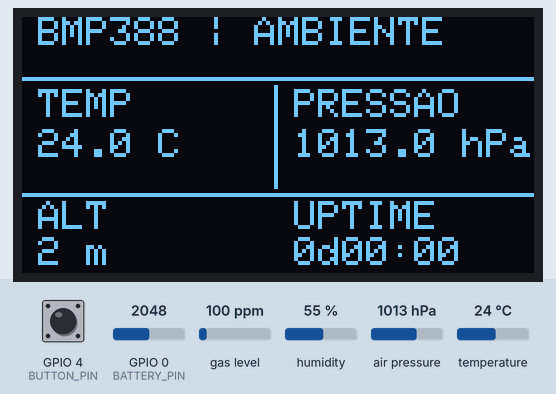
The sketch below on a simulated ESP32-C3. Parts: 128×64 one-colour display. Inputs (shaded band) come from the test bench; at power-on: GPIO 4 (BUTTON_PIN) HIGH, GPIO 0 (BATTERY_PIN) = 2048, gas level 100 ppm, humidity 55 %, air pressure 1013 hPa, temperature 24 °C. EEPROM starts erased; what the sketch prints to the serial monitor is not drawn.

Above: at 1.2 s.
1.3 s: GPIO 4 (BUTTON_PIN) pulled LOW for 0.15 s
At 2.1 s:
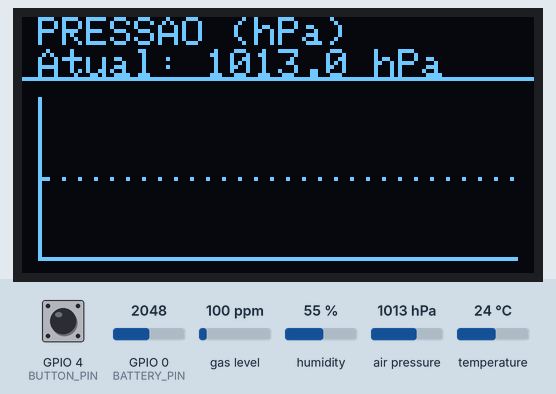
5.5 s: GPIO 4 (BUTTON_PIN) pulled LOW for 1 s
At 6.9 s:
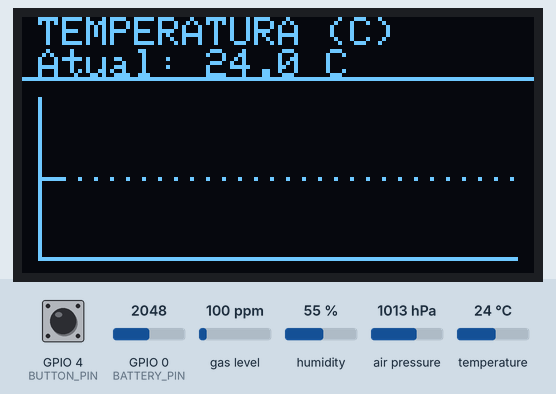
10.6 s: GPIO 4 (BUTTON_PIN) pulled LOW for 0.15 s
At 14.1 s:
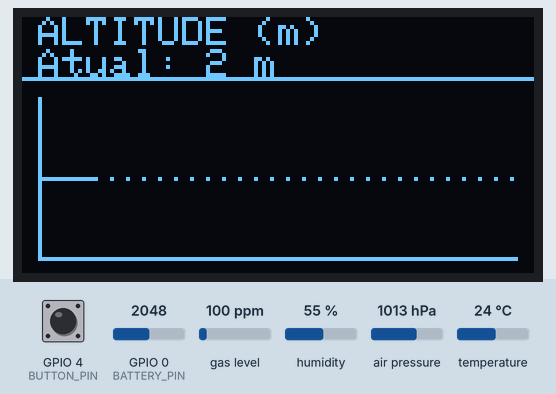
14.8 s: GPIO 4 (BUTTON_PIN) pulled LOW for 3.2 s
At 15.7 s:
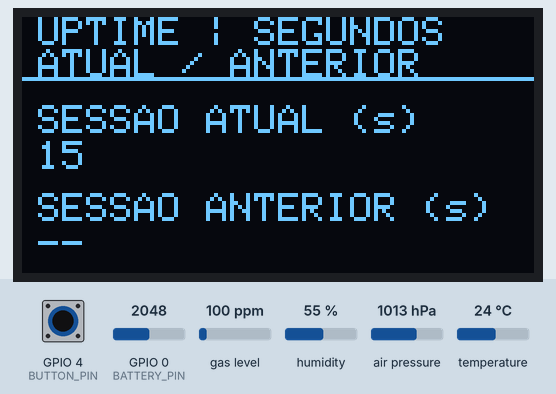
19.7 s: GPIO 4 (BUTTON_PIN) pulled LOW for 0.15 s
At 20.9 s:
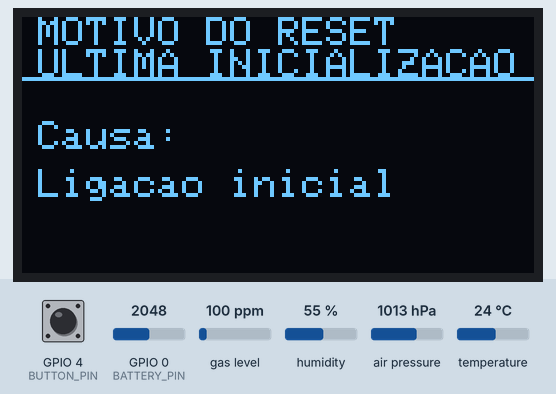
21.3 s: GPIO 4 (BUTTON_PIN) pulled LOW for 1 s
At 22.2 s:
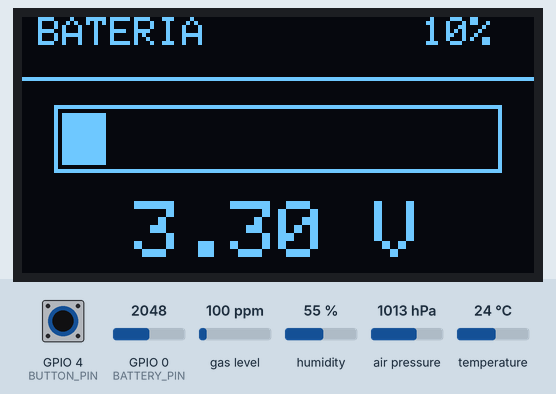
Timing chart, 0 to 24.3 s (numbered marks = the images above; inputs shaded):
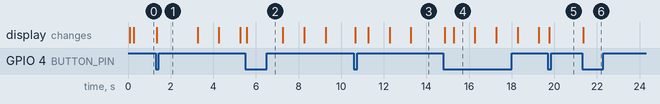

The sketch:

ESP32C3Mini_BMP388.ino
```cpp
#include <Wire.h>
#include <Adafruit_SSD1306.h>
#include <Adafruit_BMP3XX.h>

#include "Bmp388Sensor.h"
#include "OledDisplay.h"
#include "PageButton.h"
#include "SerialLogger.h"
#include "UptimeCounter.h"
#include "WatchdogManager.h"

namespace {
constexpr uint8_t SDA_PIN = 8;
constexpr uint8_t SCL_PIN = 9;
constexpr uint8_t BUTTON_PIN = 4;
constexpr uint8_t BATTERY_PIN = 0;
constexpr uint8_t BATTERY_SAMPLE_COUNT = 16;
constexpr uint32_t BATTERY_EMPTY_MV = 3200;
constexpr uint32_t BATTERY_FULL_MV = 4200;
constexpr uint32_t UPDATE_INTERVAL_MS = 1000;

Adafruit_SSD1306 oled(128, 64, &Wire, -1);
Adafruit_BMP3XX bmp;
OledDisplay display(oled);
PageButton pageButton(BUTTON_PIN);
Bmp388Sensor sensor(bmp);
SerialLogger logger;
UptimeCounter uptime;
WatchdogManager watchdog;
bool watchdogReady = false;
uint32_t lastReadingMilliseconds = 0;
bool hasReadings = false;
uint32_t displayedBatteryMillivolts = 0;

uint32_t readBatteryMillivolts() {
  uint32_t sum = 0;
  for (uint8_t sample = 0; sample < BATTERY_SAMPLE_COUNT; ++sample) {
    sum += analogReadMilliVolts(BATTERY_PIN);
  }
  // The two 100 kOhm resistors halve the battery voltage at GPIO0.
  return (2 * sum + BATTERY_SAMPLE_COUNT / 2) / BATTERY_SAMPLE_COUNT;
}

uint8_t batteryPercent(uint32_t millivolts) {
  const uint32_t voltage = constrain(millivolts, BATTERY_EMPTY_MV, BATTERY_FULL_MV);
  const uint32_t span = BATTERY_FULL_MV - BATTERY_EMPTY_MV;
  return ((voltage - BATTERY_EMPTY_MV) * 100 + span / 2) / span;
}
}  // namespace

void setup() {
  Serial.begin(115200);

  watchdogReady = watchdog.begin(10);
  if (!watchdogReady) {
    Serial.println("Falha ao configurar watchdog");
  }

  if (!uptime.begin()) {
    Serial.println("Falha ao abrir Preferences; uptime nao sera preservado");
  }

  Wire.begin(SDA_PIN, SCL_PIN);

  if (!display.begin()) {
    Serial.println("OLED nao encontrado");
    while (true) {
      if (watchdogReady) {
        watchdog.feed();
      }
      delay(UPDATE_INTERVAL_MS);
    }
  }

  pageButton.begin();
  pinMode(BATTERY_PIN, INPUT);
  analogSetPinAttenuation(BATTERY_PIN, ADC_11db);
  display.showStartup();

  if (!sensor.begin()) {
    Serial.println("BMP388 nao encontrado");
    display.showError("BMP388 ausente");
    while (true) {
      if (watchdogReady) {
        watchdog.feed();
      }
      delay(UPDATE_INTERVAL_MS);
    }
  }
}

void loop() {
  if (watchdogReady && !watchdog.feed()) {
    Serial.println("Falha ao alimentar watchdog");
    watchdogReady = false;
  }

  if (!uptime.update()) {
    Serial.println("Falha ao gravar uptime nas Preferences");
  }

  bool shouldRender = false;
  if (pageButton.wasPressed()) {
    display.nextPage();
    shouldRender = true;
  }

  const uint32_t now = millis();
  if (!hasReadings ||
      static_cast<uint32_t>(now - lastReadingMilliseconds) >=
          UPDATE_INTERVAL_MS) {
    lastReadingMilliseconds = now;
    const uint32_t batteryMillivolts = readBatteryMillivolts();
    logger.logBattery(analogRead(BATTERY_PIN), batteryMillivolts);
    if (batteryMillivolts == 0 || displayedBatteryMillivolts == 0) {
      displayedBatteryMillivolts = batteryMillivolts;
    } else {
      // Give the latest measurement one quarter of the displayed value.
      displayedBatteryMillivolts = (3 * displayedBatteryMillivolts + batteryMillivolts + 2) / 4;
    }
    SensorReading reading;
    if (!sensor.read(reading)) {
      Serial.println("Erro na leitura do BMP388");
      display.showError("Falha na leitura");
      delay(5);
      return;
    }

    display.recordReading(reading);
    logger.log(reading);
    hasReadings = true;
    shouldRender = true;
  }

  if (shouldRender) {
    display.render(uptime.currentSessionSeconds(),
                   uptime.previousSessionSeconds(),
                   uptime.hasPreviousSession(),
                   displayedBatteryMillivolts,
                   batteryPercent(displayedBatteryMillivolts));
  }

  delay(5);
}
```

Bmp388Sensor.cpp
```cpp
#include "Bmp388Sensor.h"

#include <Adafruit_BMP3XX.h>
#include <cmath>

namespace {
constexpr float SEALEVEL_PRESSURE_HPA = 1013.25F;
}

Bmp388Sensor::Bmp388Sensor(Adafruit_BMP3XX& sensor) : sensor_(sensor) {}

bool Bmp388Sensor::begin() {
  if (!sensor_.begin_I2C(0x76) && !sensor_.begin_I2C(0x77)) {
    return false;
  }

  sensor_.setTemperatureOversampling(BMP3_OVERSAMPLING_8X);
  sensor_.setPressureOversampling(BMP3_OVERSAMPLING_4X);
  sensor_.setIIRFilterCoeff(BMP3_IIR_FILTER_COEFF_3);
  return true;
}

bool Bmp388Sensor::read(SensorReading& reading) {
  if (!sensor_.performReading()) {
    return false;
  }

  reading.temperature = sensor_.temperature;
  reading.pressureHpa = sensor_.pressure / 100.0F;
  reading.altitude = 44330.0F *
                     (1.0F - std::pow(reading.pressureHpa / SEALEVEL_PRESSURE_HPA, 0.1903F));
  return true;
}
```

Bmp388Sensor.h
```cpp
#pragma once

#include "SensorReading.h"

class Adafruit_BMP3XX;

class Bmp388Sensor {
 public:
  explicit Bmp388Sensor(Adafruit_BMP3XX& sensor);

  bool begin();
  bool read(SensorReading& reading);

 private:
  Adafruit_BMP3XX& sensor_;
};
```

OledDisplay.cpp
```cpp
#include "OledDisplay.h"

#include <Arduino.h>
#include <Adafruit_SSD1306.h>
#include <esp_system.h>
#include <stdio.h>

namespace {
constexpr uint8_t SCREEN_WIDTH = 128;
constexpr uint8_t OLED_ADDRESS = 0x3C;
constexpr int16_t GRAPH_LEFT = 4;
constexpr int16_t GRAPH_RIGHT = 123;
constexpr int16_t GRAPH_TOP = 20;
constexpr int16_t GRAPH_BOTTOM = 60;

void formatDuration(uint64_t totalSeconds, char* output, size_t outputSize) {
  const uint64_t totalMinutes = totalSeconds / 60;
  const uint64_t days = totalMinutes / (24 * 60);
  const uint64_t hours = (totalMinutes / 60) % 24;
  const uint64_t minutes = totalMinutes % 60;

  if (days > 999) {
    snprintf(output, outputSize, "999d+%02llu:%02llu",
             static_cast<unsigned long long>(hours),
             static_cast<unsigned long long>(minutes));
    return;
  }

  snprintf(output, outputSize, "%llud%02llu:%02llu",
           static_cast<unsigned long long>(days),
           static_cast<unsigned long long>(hours),
           static_cast<unsigned long long>(minutes));
}

void formatSeconds(uint64_t seconds, char* output, size_t outputSize) {
  snprintf(output, outputSize, "%llu",
           static_cast<unsigned long long>(seconds));
}

const char* resetReasonText(esp_reset_reason_t reason) {
  switch (reason) {
    case ESP_RST_UNKNOWN:
      return "Desconhecido";
    case ESP_RST_POWERON:
      return "Ligacao inicial";
    case ESP_RST_EXT:
      return "Pino de reset";
    case ESP_RST_SW:
      return "Software";
    case ESP_RST_PANIC:
      return "Panic / falha";
    case ESP_RST_INT_WDT:
      return "WDT interrupcao";
    case ESP_RST_TASK_WDT:
      return "WDT tarefa";
    case ESP_RST_WDT:
      return "WDT hardware";
    case ESP_RST_DEEPSLEEP:
      return "Deep sleep";
    case ESP_RST_BROWNOUT:
      return "Tensao baixa";
    case ESP_RST_SDIO:
      return "Reset SDIO";
  }
  return "Outro";
}
}

constexpr size_t OledDisplay::HISTORY_CAPACITY;

OledDisplay::OledDisplay(Adafruit_SSD1306& display) : display_(display) {}

bool OledDisplay::begin() {
  if (!display_.begin(SSD1306_SWITCHCAPVCC, OLED_ADDRESS)) {
    return false;
  }

  display_.setTextColor(SSD1306_WHITE);
  display_.clearDisplay();
  display_.display();
  return true;
}

void OledDisplay::showStartup() {
  display_.clearDisplay();
  drawHeader("BMP388 | AMBIENTE");
  display_.setTextSize(1);
  display_.setCursor(4, 29);
  display_.print("Iniciando sensor...");
  display_.display();
}

void OledDisplay::recordReading(const SensorReading& reading) {
  history_[nextHistoryIndex_] = reading;
  nextHistoryIndex_ = (nextHistoryIndex_ + 1) % HISTORY_CAPACITY;
  if (historyCount_ < HISTORY_CAPACITY) {
    ++historyCount_;
  }
}

void OledDisplay::nextPage() {
  switch (currentPage_) {
    case Page::Home:
      currentPage_ = Page::Pressure;
      break;
    case Page::Pressure:
      currentPage_ = Page::Temperature;
      break;
    case Page::Temperature:
      currentPage_ = Page::Altitude;
      break;
    case Page::Altitude:
      currentPage_ = Page::Uptime;
      break;
    case Page::Uptime:
      currentPage_ = Page::ResetReason;
      break;
    case Page::ResetReason:
      currentPage_ = Page::Battery;
      break;
    case Page::Battery:
      currentPage_ = Page::Home;
      break;
  }
}

void OledDisplay::render(uint64_t currentUptimeSeconds,
                         uint64_t previousUptimeSeconds,
                         bool hasPreviousSession,
                         uint32_t batteryMillivolts,
                         uint8_t batteryPercent) {
  if (historyCount_ == 0) {
    showStartup();
    return;
  }

  switch (currentPage_) {
    case Page::Home: {
      const size_t latestIndex =
          (nextHistoryIndex_ + HISTORY_CAPACITY - 1) % HISTORY_CAPACITY;
      drawHomePage(history_[latestIndex], currentUptimeSeconds);
      break;
    }
    case Page::Pressure:
      drawGraphPage("PRESSAO (hPa)", "hPa", GraphMetric::Pressure);
      break;
    case Page::Temperature:
      drawGraphPage("TEMPERATURA (C)", "C", GraphMetric::Temperature);
      break;
    case Page::Altitude:
      drawGraphPage("ALTITUDE (m)", "m", GraphMetric::Altitude);
      break;
    case Page::Uptime:
      drawUptimePage(currentUptimeSeconds, previousUptimeSeconds,
                     hasPreviousSession);
      break;
    case Page::ResetReason:
      drawResetReasonPage();
      break;
    case Page::Battery:
      drawBatteryPage(batteryMillivolts, batteryPercent);
      break;
  }
}

void OledDisplay::drawHomePage(const SensorReading& reading,
                               uint64_t currentUptimeSeconds) {
  display_.clearDisplay();
  drawHeader("BMP388 | AMBIENTE");

  display_.setTextSize(1);
  display_.setCursor(4, 18);
  display_.print("TEMP");
  display_.setCursor(68, 18);
  display_.print("PRESSAO");
  display_.drawLine(63, 17, 63, 42, SSD1306_WHITE);

  display_.setCursor(4, 28);
  display_.print(reading.temperature, 1);
  display_.print(" C");
  display_.setCursor(68, 28);
  display_.print(reading.pressureHpa, 1);
  display_.print(" hPa");

  display_.drawLine(0, 44, SCREEN_WIDTH - 1, 44, SSD1306_WHITE);
  display_.setCursor(4, 46);
  display_.print("ALT");
  display_.setCursor(68, 46);
  display_.print("UPTIME");

  display_.setCursor(4, 55);
  display_.print(reading.altitude, 0);
  display_.print(" m");
  char currentDuration[16];
  formatDuration(currentUptimeSeconds, currentDuration,
                 sizeof(currentDuration));
  display_.setCursor(68, 55);
  display_.print(currentDuration);
  display_.display();
}

void OledDisplay::drawGraphPage(const char* title,
                                const char* unit,
                                GraphMetric metric) {
  const size_t latestIndex =
      (nextHistoryIndex_ + HISTORY_CAPACITY - 1) % HISTORY_CAPACITY;
  const SensorReading& latestReading = history_[latestIndex];
  display_.clearDisplay();
  drawHeader(title);

  display_.setTextSize(1);
  display_.setCursor(4, 8);
  display_.print("Atual: ");
  display_.print(valueFor(latestReading, metric),
                 metric == GraphMetric::Altitude ? 0 : 1);
  display_.print(" ");
  display_.print(unit);

  const size_t firstIndex =
      (nextHistoryIndex_ + HISTORY_CAPACITY - historyCount_) %
      HISTORY_CAPACITY;
  float minimum = valueFor(history_[firstIndex], metric);
  float maximum = minimum;
  for (size_t i = 1; i < historyCount_; ++i) {
    const size_t index = (firstIndex + i) % HISTORY_CAPACITY;
    const float value = valueFor(history_[index], metric);
    if (value < minimum) {
      minimum = value;
    }
    if (value > maximum) {
      maximum = value;
    }
  }

  const float minimumRange =
      metric == GraphMetric::Pressure ? 1.0F
      : metric == GraphMetric::Temperature ? 0.2F
                                           : 1.0F;
  float range = maximum - minimum;
  if (range < minimumRange) {
    const float midpoint = (minimum + maximum) / 2.0F;
    minimum = midpoint - minimumRange / 2.0F;
    maximum = midpoint + minimumRange / 2.0F;
  } else {
    const float padding = range * 0.1F;
    minimum -= padding;
    maximum += padding;
  }
  range = maximum - minimum;

  display_.drawLine(GRAPH_LEFT, GRAPH_TOP, GRAPH_LEFT, GRAPH_BOTTOM,
                    SSD1306_WHITE);
  display_.drawLine(GRAPH_LEFT, GRAPH_BOTTOM, GRAPH_RIGHT, GRAPH_BOTTOM,
                    SSD1306_WHITE);
  for (int16_t x = GRAPH_LEFT + 2; x < GRAPH_RIGHT; x += 4) {
    display_.drawPixel(x, (GRAPH_TOP + GRAPH_BOTTOM) / 2, SSD1306_WHITE);
  }

  int16_t previousX = GRAPH_LEFT;
  int16_t previousY = GRAPH_BOTTOM;
  for (size_t i = 0; i < historyCount_; ++i) {
    const size_t index = (firstIndex + i) % HISTORY_CAPACITY;
    const float value = valueFor(history_[index], metric);
    const float normalizedValue = (value - minimum) / range;
    const int16_t x = GRAPH_LEFT + static_cast<int16_t>(i);
    const int16_t y =
        GRAPH_BOTTOM -
        static_cast<int16_t>(normalizedValue * (GRAPH_BOTTOM - GRAPH_TOP) +
                             0.5F);

    if (i == 0) {
      display_.drawPixel(x, y, SSD1306_WHITE);
    } else {
      display_.drawLine(previousX, previousY, x, y, SSD1306_WHITE);
    }
    previousX = x;
    previousY = y;
  }

  display_.display();
}

void OledDisplay::drawUptimePage(uint64_t currentUptimeSeconds,
                                 uint64_t previousUptimeSeconds,
                                 bool hasPreviousSession) {
  display_.clearDisplay();
  drawHeader("UPTIME | SEGUNDOS");

  display_.setTextSize(1);
  display_.setCursor(4, 8);
  display_.print("ATUAL / ANTERIOR");
  display_.setCursor(4, 22);
  display_.print("SESSAO ATUAL (s)");
  display_.setCursor(4, 31);
  char currentSeconds[24];
  formatSeconds(currentUptimeSeconds, currentSeconds, sizeof(currentSeconds));
  display_.print(currentSeconds);

  display_.setCursor(4, 44);
  display_.print("SESSAO ANTERIOR (s)");
  display_.setCursor(4, 53);
  if (hasPreviousSession) {
    char previousSeconds[24];
    formatSeconds(previousUptimeSeconds, previousSeconds,
                  sizeof(previousSeconds));
    display_.print(previousSeconds);
  } else {
    display_.print("--");
  }

  display_.display();
}

void OledDisplay::drawBatteryPage(uint32_t millivolts, uint8_t percent) {
  constexpr int16_t barWidth = 112;
  constexpr int16_t fillWidth = barWidth - 4;
  display_.clearDisplay();
  drawHeader("BATERIA");
  if (millivolts == 0) {
    display_.setCursor(19, 25);
    display_.print("SEM SINAL GPIO0");
    display_.setCursor(34, 46);
    display_.print("--.-- V");
    display_.display();
    return;
  }
  display_.setCursor(100, 0);
  display_.print(percent);
  display_.print('%');

  display_.drawRect(8, 22, barWidth, 17, SSD1306_WHITE);
  const int16_t filled = (fillWidth * percent + 50) / 100;
  if (filled > 0) {
    display_.fillRect(10, 24, filled, 13, SSD1306_WHITE);
  }

  display_.setTextSize(2);
  display_.setCursor(28, 46);
  display_.print(millivolts / 1000.0, 2);
  display_.print(" V");
  display_.display();
}

void OledDisplay::drawResetReasonPage() {
  display_.clearDisplay();
  drawHeader("MOTIVO DO RESET");

  display_.setTextSize(1);
  display_.setCursor(4, 8);
  display_.print("ULTIMA INICIALIZACAO");
  display_.setCursor(4, 26);
  display_.print("Causa:");
  display_.setCursor(4, 38);
  display_.print(resetReasonText(esp_reset_reason()));
  display_.display();
}

void OledDisplay::showError(const char* message) {
  display_.clearDisplay();
  drawHeader("ERRO BMP388");
  display_.setTextSize(1);
  display_.setCursor(4, 30);
  display_.print(message);
  display_.display();
}

float OledDisplay::valueFor(const SensorReading& reading,
                            GraphMetric metric) const {
  switch (metric) {
    case GraphMetric::Pressure:
      return reading.pressureHpa;
    case GraphMetric::Temperature:
      return reading.temperature;
    case GraphMetric::Altitude:
      return reading.altitude;
  }
  return 0.0F;
}

void OledDisplay::drawHeader(const char* title) {
  display_.setTextSize(1);
  display_.setCursor(4, 0);
  display_.print(title);
  display_.drawLine(0, 15, SCREEN_WIDTH - 1, 15, SSD1306_WHITE);
}
```

OledDisplay.h
```cpp
#pragma once

#include <stddef.h>
#include <stdint.h>

#include "SensorReading.h"

class Adafruit_SSD1306;

class OledDisplay {
 public:
  explicit OledDisplay(Adafruit_SSD1306& display);

  bool begin();
  void showStartup();
  void recordReading(const SensorReading& reading);
  void nextPage();
  void render(uint64_t currentUptimeSeconds,
              uint64_t previousUptimeSeconds,
              bool hasPreviousSession,
              uint32_t batteryMillivolts,
              uint8_t batteryPercent);
  void showError(const char* message);

 private:
  enum class Page : uint8_t {
    Home,
    Pressure,
    Temperature,
    Altitude,
    Uptime,
    ResetReason,
    Battery
  };

  enum class GraphMetric : uint8_t {
    Pressure,
    Temperature,
    Altitude
  };

  static constexpr size_t HISTORY_CAPACITY = 120;

  void drawHeader(const char* title);
  void drawHomePage(const SensorReading& reading,
                    uint64_t currentUptimeSeconds);
  void drawGraphPage(const char* title,
                     const char* unit,
                     GraphMetric metric);
  void drawUptimePage(uint64_t currentUptimeSeconds,
                      uint64_t previousUptimeSeconds,
                      bool hasPreviousSession);
  void drawResetReasonPage();
  void drawBatteryPage(uint32_t millivolts, uint8_t percent);
  float valueFor(const SensorReading& reading, GraphMetric metric) const;

  Adafruit_SSD1306& display_;
  SensorReading history_[HISTORY_CAPACITY]{};
  size_t historyCount_ = 0;
  size_t nextHistoryIndex_ = 0;
  Page currentPage_ = Page::Home;
};
```

PageButton.h
```cpp
#pragma once

#include <stdint.h>

class PageButton {
 public:
  explicit PageButton(uint8_t pin);

  void begin();
  bool wasPressed();

 private:
  uint8_t pin_;
  bool lastReadingHigh_ = true;
  bool stableStateHigh_ = true;
  uint32_t lastChangeMilliseconds_ = 0;
};
```

SensorReading.h
```cpp
#pragma once

struct SensorReading {
  float temperature;
  float pressureHpa;
  float altitude;
};
```

SerialLogger.h
```cpp
#pragma once

#include <stdint.h>

#include "SensorReading.h"

class SerialLogger {
 public:
  void log(const SensorReading& reading) const;
  void logBattery(uint16_t rawAdc, uint32_t batteryMillivolts) const;
};
```

Source omitted: PageButton.cpp (825 bytes), SerialLogger.cpp (734 bytes), UptimeCounter.cpp (1310 bytes), UptimeCounter.h (443 bytes), WatchdogManager.cpp (1758 bytes), WatchdogManager.h (161 bytes)

Measured:
- after the input at 1.3 s, the display: changes after 0.06 s (image 1)
- after the input at 5.5 s, the display: changes after 0.07 s (image 2)
- after the input at 10.6 s, the display: first changes after 0.06 s (image 3 shows a later state)
- after the input at 14.8 s, the display: first changes after 0.06 s (image 4 shows a later state)
- after the input at 19.7 s, the display: changes after 0.06 s (image 5)
- after the input at 21.3 s, the display: changes after 0.06 s (image 6)
